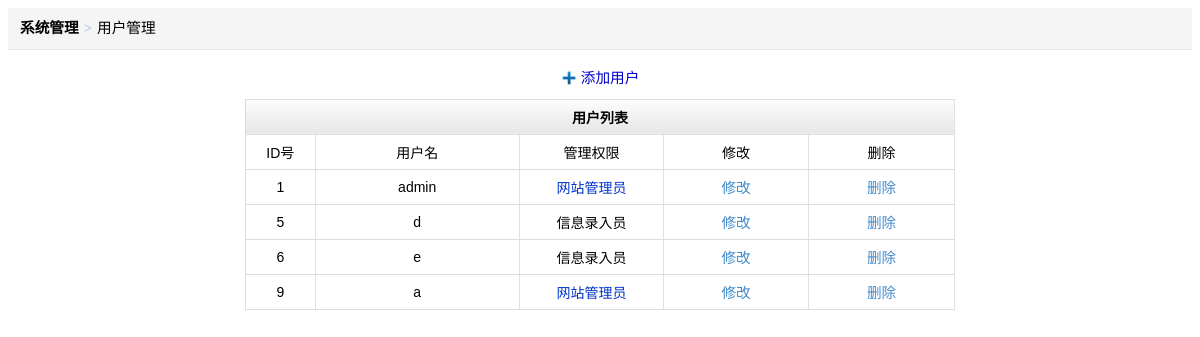
The app's page /admin/SuperUser.php (signed in) with its own data.
### tables this page shows
CREATE TABLE IF NOT EXISTS `lhadmin` (
  `id` int(11) NOT NULL AUTO_INCREMENT,
  `lhuser` varchar(50) DEFAULT NULL,
  `lhpassword` varchar(50) DEFAULT NULL,
  `dj` varchar(50) DEFAULT NULL,
  `lm` varchar(100) DEFAULT NULL,
  PRIMARY KEY (`id`)
);

### include/db.php (called while the page is built, shortened)
<?php
    class DBPDO {
        public $dsn;
        public $dbuser;
        public $dbpwd;
        public $dbh;
        function __construct() {
            $this->dsn = 'mysql:host='.DB_HOST.';dbname='.DB_NAME;
            $this->dbuser = DB_USER;
            $this->dbpwd = DB_PWD;
            $this->dbh->query("SET NAMES 'UTF8'");
            $this->dbh->query("SET TIME_ZONE = '+8:00'");
        }
        public function connect() {
            try {
                $this->dbh = new PDO($this->dsn, $this->dbuser, $this->dbpwd);
            }
            catch(PDOException $e) {
                exit('Á¬½ÓÊ§°Ü:'.$e->getMessage());
            }
        }
		public function select($sql, $parameters = array(), $option = PDO::FETCH_ASSOC)
	   {
		$stmt = $this->dbh->prepare($sql);
		$stmt->execute($parameters);
		$row = $stmt->fetchAll($option);
		return $row;
	   }
    }
function setsql($action,$mysql,$parameters = array()){
	$mypdo = new DBPDO;
	switch ($action)
	{
	 case "select":
	 	  $rs = $mypdo->select($mysql,$parameters);
	 	  break;
	}
	return $rs;
}
?>

### admin/SuperUser.php (the view, shortened to what this page needs)
<?php
 include_once "../include/db.php";
?>
<html>
<head>
<LINK href="admin_Css.css" type=text/css rel=stylesheet>
</head>
<body>
<div class="crumb-wrap">
<div class="crumb-list">系统管理<span class="crumb-step">&gt;</span><span class="crumb-name">用户管理</span></div>
</div>
<div align="center">
 <br><img src="images/add.jpg" width="16" height="16" style="padding-bottom:3px;"><a href="SuperUserAdd.php"><span class="STYLE2"> 添加用户</span> </a>
  <table width="60%" class="table-list">
    <tr>
      <th colspan="5" >用户列表</th>
    </tr>
    <tr>
      <td width="34" ><div align="center">ID号</div></td>
      <td width="120" ><div align="center">用户名</div></td>
      <td width="82" ><div align="center">管理权限</div></td>
      <td width="82" ><div align="center">修改</div></td>
      <td width="83" ><div align="center">删除</div></td>
    </tr>
	<?php
$rs=setsql("select","select * From lhadmin");
for($i=0;$i<count($rs);$i++)
{
?>
    <tr>
      <td width="34" ><div align="center"><?php   echo $rs[$i]['id']; ?></div></td>
      <td ><div align="center"><?php   echo $rs[$i]['lhuser']; ?></div></td>
      <td width="82" ><div align="center">
        <?php if($rs[$i]['dj']==1) echo "<font color=#0033CC>网站管理员</font>" ;
	   if($rs[$i]['dj']==2) echo "信息录入员" ;
	  ?>
      </div></td>
       <td width="82" ><div align="center"><a href="SuperUserModify.php?id=<?php echo $rs[$i]['id']?>">修改</a></div></td>
      <td width="83" ><div align="center"><a href="SuperUser.php?id=<?php echo $rs[$i]['id']?>&action=del" onClick="return confirm('确定要删除吗？')">删除</a></div></td>
     </tr>
<?php }?>
  </table>
</div>
</body>
</html>

### admin/admin_Css.css (style rules this page uses)
BODY,TD,TH,A,INPUT,TEXTAREA,SELECT { FONT-SIZE:11pt; FONT-FAMILY: 微软雅黑,Verdana,Arial,Helvetica,sans-serif; }
img { border:0 none;vertical-align:middle }
table { border-collapse:collapse;border-spacing:0 }
a { color:#428bca;text-decoration:none;outline:0 }
.table-list { margin-top:10px;border-collapse:collapse;border: 1px solid #ddd; }
.table-list th,.table-list td { padding:5px;border-bottom: 1px solid #ddd;border-right: 1px solid #e1e1e1; }
.table-list th { COLOR: #000; HEIGHT: 35px; background: url("images/tab-thbg.png") #f9f9f9 0 bottom repeat-x;font-size: 14px;ONT-FAMILY: 微软雅黑 }
.table-list td { PADDING-LEFT: 5px; HEIGHT: 35px; BACKGROUND-COLOR: #FFF;font-size: 14px;ONT-FAMILY: 微软雅黑 }
.crumb-wrap { height: 41px;line-height: 40px;border-bottom: 1px solid #e5e5e5;background: #f5f5f5; }
.crumb-list { padding-left: 12px; font-weight:bold; }
.crumb-step { margin: 0 5px;color: #b2c2e0;font-family: serif; }
.crumb-name { font-weight:normal }

### admin/SuperUser.php (style rules this page uses)
.STYLE2 { color: #0000CC }

### records on screen
lhadmin: id "1", lhuser "admin", dj "网站管理员"
lhadmin: id "5", lhuser "d", dj "信息录入员"
lhadmin: id "6", lhuser "e", dj "信息录入员"
lhadmin: id "9", lhuser "a", dj "网站管理员"
